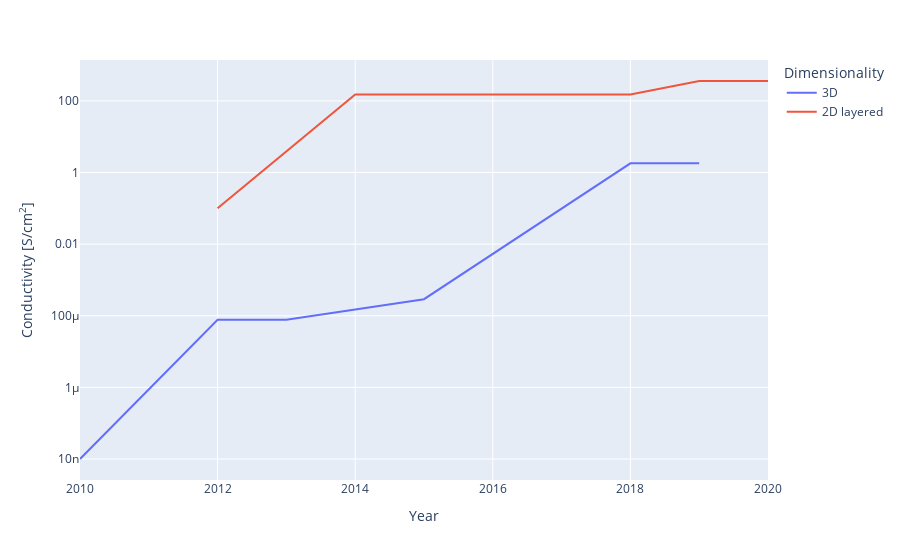

Notebook source saved alongside this figure:
### Code cell
#mofs_sorted_3D_porous['cummax_value'] = mofs_sorted_3D_porous.Value.cummax()
#mofs_sorted_3D_porous.merge(mofs_sorted_3D_porous.groupby('cummax_value')[['Name', 'Porosity']].first(), on='cummax_value')
mofs_sorted_3D_porous_cummax = mofs_sorted_3D_porous
mofs_sorted_3D_porous_cummax['cummax_value'] = mofs_sorted_3D_porous_cummax.Value.cummax()
keep_3D_porous = mofs_sorted_3D_porous_cummax['cummax_value']<=mofs_sorted_3D_porous_cummax.Value
mofs_sorted_3D_porous_cummax.loc[~keep_3D_porous, ['Value', 'Name', 'Pathway', 'DOI', 'Porosity']] = nan
mofs_sorted_3D_porous_cummax = mofs_sorted_3D_porous_cummax.ffill()
#mofs_sorted_3D_porous_cummax = mofs_sorted_3D_porous_cummax[keep_3D_porous]

mofs_sorted_2D_porous_cummax = mofs_sorted_2D_porous
mofs_sorted_2D_porous_cummax['cummax_value'] = mofs_sorted_2D_porous_cummax.Value.cummax()
keep_2D_porous = mofs_sorted_2D_porous_cummax['cummax_value']<=mofs_sorted_2D_porous_cummax.Value
mofs_sorted_2D_porous_cummax.loc[~keep_2D_porous, ['Value', 'Name', 'Pathway', 'DOI', 'Porosity']] = nan
mofs_sorted_2D_porous_cummax = mofs_sorted_2D_porous_cummax.ffill()
#mofs_sorted_2D_porous_cummax = mofs_sorted_2D_porous_cummax[keep_2D_porous]

mofs_sorted_porous_cummax = pd.concat([mofs_sorted_3D_porous_cummax, mofs_sorted_2D_porous_cummax], ignore_index=True)
fig4 = px.line(mofs_sorted_porous_cummax, x='Year', y='Value', color='Dimensionality', hover_data=['Dimensionality','Porosity'], 
                 labels={'Value': "Conductivity [S/cm<sup>2</sup>]"}, hover_name='Name')
fig4.update_traces(hovertemplate='<b>%{hovertext}</b><br><br>Dimensionality=%{customdata[0]}\
                                 <br>Year=%{x}<br>Value=%{y} S/cm<sup>2</sup>\
                                 <br>Porosity=%{customdata[1]} m<sup>2</sup>/g<extra></extra>')
fig4.update_layout(yaxis_type="log")
fig4.show()

### Figure 1 — Plotly figure (JSON) as saved in the notebook; plotly's stock layout.template omitted (floating-point values rounded to 4 significant figures)
{"data": [{"customdata": [["3D", 385], ["3D", 450], ["3D", 450], ["3D", 559], ["3D", 614], ["3D", 614]], "hovertemplate": "<b>%{hovertext}</b><br><br>Dimensionality=%{customdata[0]}                                 <br>Year=%{x}<br>Value=%{y} S/cm<sup>2</sup>                                 <br>Porosity=%{customdata[1]} m<sup>2</sup>/g<extra></extra>", "hovertext": ["Cu[Ni(pdt)2]", "Fe(1,2,3-triazolate) (oxidized)", "Fe(1,2,3-triazolate) (oxidized)", "Cd2(TTFTB)", "Fe2(BDT)3 (oxidized)", "Fe2(BDT)3 (oxidized)"], "legendgroup": "3D", "line": {"color": "#636efa", "dash": "solid"}, "mode": "lines", "name": "3D", "orientation": "v", "showlegend": true, "type": "scatter", "x": [2010, 2012, 2013, 2015, 2018, 2019], "xaxis": "x", "y": [1e-08, 7.7e-05, 7.7e-05, 0.00029, 1.8, 1.8], "yaxis": "y"}, {"customdata": [["2D layered", 306], ["2D layered", 630], ["2D layered", 630], ["2D layered", 630], ["2D layered", 2298], ["2D layered", 2298]], "hovertemplate": "<b>%{hovertext}</b><br><br>Dimensionality=%{customdata[0]}                                 <br>Year=%{x}<br>Value=%{y} S/cm<sup>2</sup>                                 <br>Porosity=%{customdata[1]} m<sup>2</sup>/g<extra></extra>", "hovertext": ["Cu3(HOTP)2", "Ni3(HITP)2", "Ni3(HITP)2", "Ni3(HITP)2", "(Mn/Fe)3(HIB)2", "(Mn/Fe)3(HIB)2"], "legendgroup": "2D layered", "line": {"color": "#EF553B", "dash": "solid"}, "mode": "lines", "name": "2D layered", "orientation": "v", "showlegend": true, "type": "scatter", "x": [2012, 2014, 2017, 2018, 2019, 2020], "xaxis": "x", "y": [0.1, 150, 150, 150, 359, 359], "yaxis": "y"}], "layout": {"autosize": true, "legend": {"title": {"text": "Dimensionality"}, "tracegroupgap": 0}, "margin": {"t": 60}, "xaxis": {"anchor": "y", "autorange": true, "domain": [0, 1], "range": [2010, 2020], "title": {"text": "Year"}, "type": "linear"}, "yaxis": {"anchor": "x", "autorange": true, "domain": [0, 1], "range": [-8.586, 3.141], "title": {"text": "Conductivity [S/cm<sup>2</sup>]"}, "type": "log"}}}
